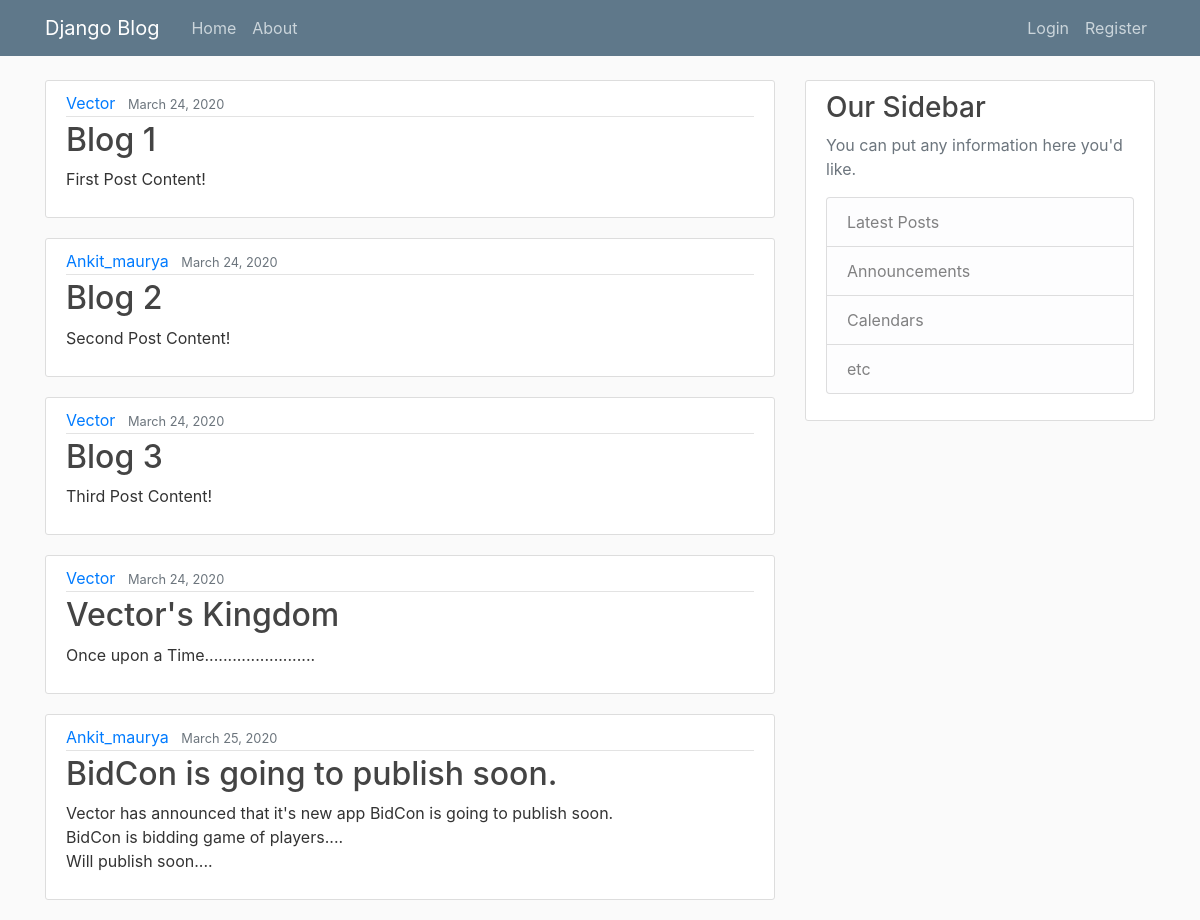
The page / on the database its author committed.
### blog/models.py (models this page shows, shortened)
class Post(models.Model):
    Title = models.CharField(max_length=100)
    Content = models.TextField()
    Date = models.DateTimeField(default=timezone.now)
    Aurthor = models.ForeignKey(User, on_delete=models.CASCADE)

### blog/views.py (the view)
# urls.py: 2. Add a URL to urlpatterns:  path('', views.home, name='home')
def home(request):
    context={
        'posts':Post.objects.all()
    }
    return render(request, 'blog/home.html',context)

### blog/Templates/blog/home.html
{%extends 'blog/base.html'%}
{%block content%}
{% for post in posts %}
<article class="media content-section">
  <div class="media-body">
    <div class="article-metadata">
      <a class="mr-2" href="#">{{ post.Aurthor }}</a>
      <small class="text-muted">{{ post.Date|date:"F d, Y"}}</small>
    </div>
    <h2><a class="article-title" href="#">{{ post.Title }}</a></h2>
    <p class="article-content">{{ post.Content }}</p>
  </div>
</article>
{%endfor%}
{%endblock content%}

### blog/Templates/blog/base.html (shortened to what this page needs)
{% load static %}
<!DOCTYPE html>
<html lang="en">
<head>
    <link rel="stylesheet" href="https://stackpath.bootstrapcdn.com/bootstrap/4.4.1/css/bootstrap.min.css">
    <link rel="stylesheet" type="text/css" href="{%static 'blog/main.css'%}" >
</head>
<body>
<header class="site-header">
  <nav class="navbar navbar-expand-md navbar-dark bg-steel fixed-top">
    <div class="container">
      <a class="navbar-brand mr-4" href="/">Django Blog</a>
      <div class="collapse navbar-collapse" id="navbarToggle">
        <div class="navbar-nav mr-auto">
          <a class="nav-item nav-link" href="{%url 'blog-home'%}">Home</a>
          <a class="nav-item nav-link" href="{%url 'blog-about'%}">About</a>
        </div>
        <div class="navbar-nav">
          <a class="nav-item nav-link" href="#">Login</a>
          <a class="nav-item nav-link" href="#">Register</a>
        </div>
      </div>
    </div>
  </nav>
</header>
    <main role="main" class="container">
      <div class="row">
        <div class="col-md-8">
          {% block content %}{% endblock %}
        </div>
        <div class="col-md-4">
          <div class="content-section">
            <h3>Our Sidebar</h3>
            <p class='text-muted'>You can put any information here you'd like.
              <ul class="list-group">
                <li class="list-group-item list-group-item-light">Latest Posts</li>
                <li class="list-group-item list-group-item-light">Announcements</li>
                <li class="list-group-item list-group-item-light">Calendars</li>
                <li class="list-group-item list-group-item-light">etc</li>
              </ul>
            </p>
          </div>
        </div>
      </div>
    </main>
  </body>
</html>

### blog/static/blog/main.css (style rules this page uses)
body { background: #fafafa; color: #333333; margin-top: 5rem; }
h1, h2, h3, h4, h5, h6 { color: #444444; }
ul { margin: 0; }
.bg-steel { background-color: #5f788a; }
.site-header .navbar-nav .nav-link { color: #cbd5db; }
.content-section { background: #ffffff; padding: 10px 20px; border: 1px solid #dddddd; border-radius: 3px; margin-bottom: 20px; }
.article-title { color: #444444; }
.article-content { white-space: pre-line; }
.article-metadata { padding-bottom: 1px; margin-bottom: 4px; border-bottom: 1px solid #e3e3e3 }

### rows shown on the page
Post: Aurthor "Vector", Date "March 24, 2020", Title "Blog 1", Content "First Post Content!"
Post: Aurthor "Ankit_maurya", Date "March 24, 2020", Title "Blog 2", Content "Second Post Content!"
Post: Aurthor "Vector", Date "March 24, 2020", Title "Blog 3", Content "Third Post Content!"
Post: Aurthor "Vector", Date "March 24, 2020", Title "Vector's Kingdom", Content "Once upon a Time........................"
Post: Aurthor "Ankit_maurya", Date "March 25, 2020", Title "BidCon is going to publish soon.", Content "Vector has announced that it's new app BidCon is going to publish soon. BidCon is bidding game of players.... Will publish soon...."
